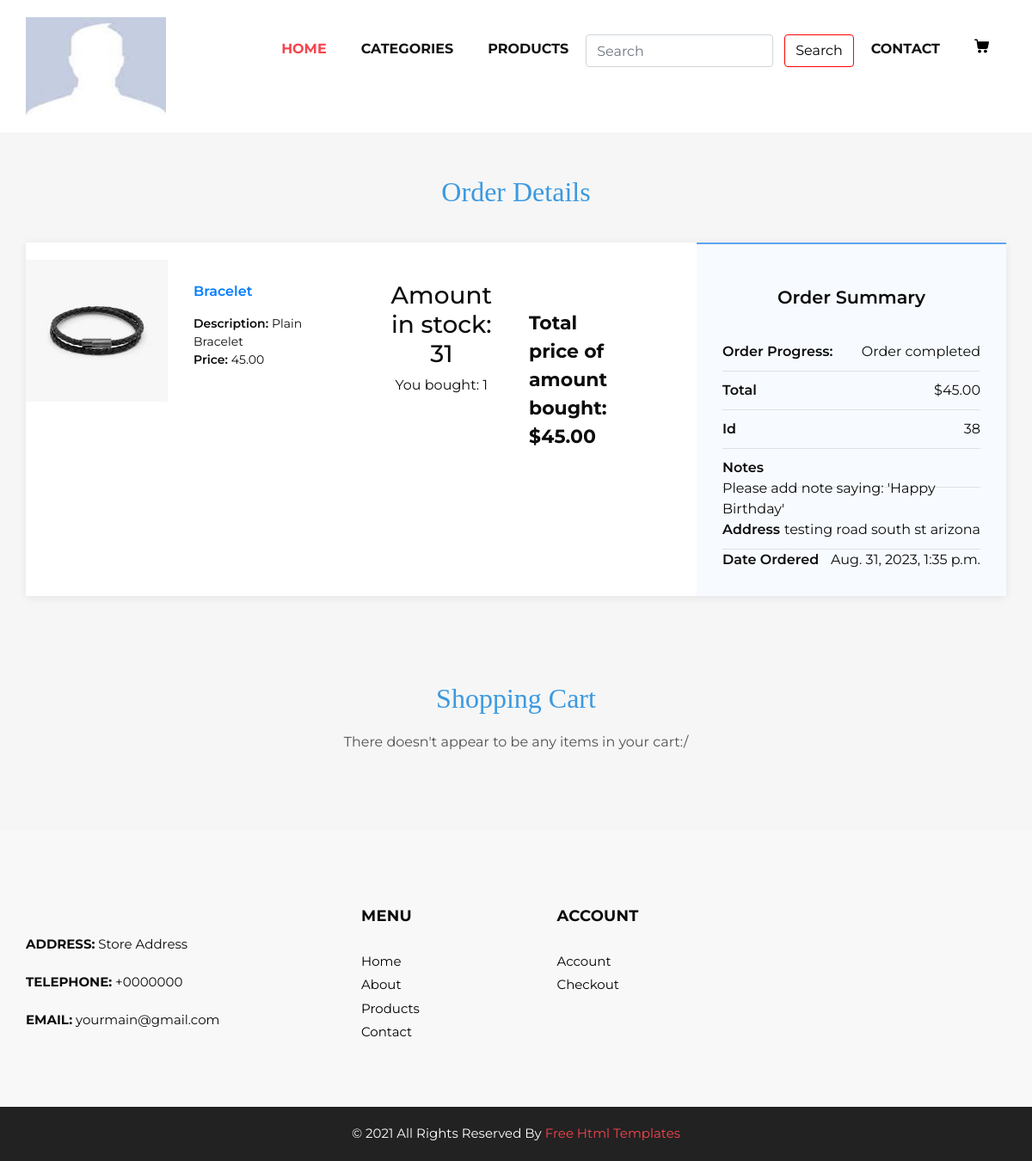
The app's page /store/profile/order/history/38/ (signed in) with its own data.
### accounts/models.py (models this page shows, shortened)
class User(AbstractUser):
    email = models.EmailField(max_length=254, unique=True)
    username = models.CharField(max_length=150, blank=True, unique=False)
    profile_img = models.ImageField(null=True, blank=True, upload_to='images/', default='images/default/default.jpg')
    @property
    def imageURL(self):
        try:
            url = self.profile_img.url
        except:
            url = ''
        return url
    USERNAME_FIELD = 'email'
    EMAIL_FIELD = 'email'
    REQUIRED_FIELDS = []

### store/models.py (models this page shows, shortened)
class OrderItem(models.Model):
    customer = models.ForeignKey(User, on_delete=models.CASCADE, null=True)
    product = models.ForeignKey(Product, on_delete=models.SET_NULL, blank=True, null=True, related_name='order_items')
    date_added = models.DateTimeField(auto_now_add=True)
    useless = models.IntegerField(blank=True, null=True, default=0)
    id = models.AutoField(primary_key=True)
    added_to_order = models.BooleanField(default=False, null=True, blank=True)
    quantity = models.IntegerField(default=0, null=True, blank=True)
    order = models.ForeignKey(Order, on_delete=models.SET_NULL, null=True)
    filter_item = models.IntegerField(default=0, null=True, blank=True)
    @property
    def order_item_price(self):
        var = self.quantity * self.product.price
        return var

class Order(models.Model):
    BOOL_CHOICES = ((True, 'Complete'), (False, 'Incomplete'))
    customer = models.ForeignKey(User, on_delete=models.CASCADE)
    id = models.AutoField(primary_key=True)
    address = models.CharField(max_length=200, null=True)
    notes = models.TextField(max_length=300, null=True)
    date_ordered = models.DateTimeField(auto_now_add=True, null=True)
    complete = models.BooleanField(default=False, null=True, blank=True, choices=BOOL_CHOICES)

### products/models.py (models this page shows, shortened)
class Product(models.Model):
    BOOL_CHOICES = ((True, 'Display'), (False, 'Keep Hidden'))
    product_category = models.ForeignKey(Categories, on_delete=models.SET_NULL, null=True, related_name='categories', blank=True)
    title = models.CharField(max_length=100)
    image = models.ImageField(null=True, blank=True, upload_to='images/')
    description = models.TextField(max_length=250)
    price = models.DecimalField(max_digits=12, decimal_places=2)
    stock = models.IntegerField(default=0)
    created_at = models.DateTimeField(auto_now_add=True)
    display_product = models.BooleanField(null=True, default=False, choices=BOOL_CHOICES)
    id_hidden = models.IntegerField(default=0, null=True, blank=True)
    @property
    def imageURL(self):
        try:
            url = self.image.url
        except:
            url = ''
        return url
    class Meta:
        verbose_name_plural = 'Products'
        unique_together = ['title', 'product_category']

### store/views.py (the view)
# urls.py: path('profile/order/history/<slug:pk>/', CustomerOrderHistoryDetailView.as_view(), name='order_history_detail'),
class CustomerOrderHistoryDetailView(LoginRequiredMixin, DetailView):
    login_url = reverse_lazy('profile')
    template_name = 'store/customer_order_history_detail.html'
    model = Order
    context_object_name = 'order'
    def get_context_data(self, **kwargs):
        context = super().get_context_data(**kwargs)
        Orders = OrderItem.objects.filter(customer=self.request.user, order=self.kwargs['pk'])
        context['order_items'] = Orders
        cart_total = 0
        for item in Orders:
            cart_total += item.order_item_price
        context['cart_total'] = cart_total
        return context

### store/templates/store/customer_order_history_detail.html (shortened to what this page needs)
{% extends 'store/storefront.html' %}
{% load static %}
{% block extralink %}<link rel="stylesheet" href="{% static 'css/store_css/cart.css' %}">{% endblock extralink %}
{% block content %}
<section class="shopping-cart dark">
    <div class="container">
       <div class="block-heading">
         <h2>Order Details</h2>
       </div>
       <div class="content">
            <div class="row">
                <div class="col-md-12 col-lg-8">
                    <div class="items">
                        {% for item in order_items %}
                        <div class="product">
                            <div class="row">
                                <div class="col-md-3">
                                    <img class="img-fluid mx-auto d-block image" src="{{ item.product.imageURL}}">
                                </div>
                                <div class="col-md-8">
                                    <div class="info">
                                        <div class="row">
                                            <div class="col-md-5 product-name">
                                                <div class="product-name">
                                                    <a href="{% url 'product_detail_store' item.product.id %}">{{ item.product.title }}</a>
                                                    <div class="product-info">
                                                        <div>Description: <span class="value">{{ item.product.description|truncatewords:20 }}</span></div>
                                                        <div>Price: <span class="value">{{ item.product.price }}</span></div>
                                                    </div>
                                                </div>
                                            </div>
                                            <div class="col-md-4 quantity">
                                                <h3>Amount in stock: {{ item.product.stock }}</h3>
                                                <label for="quantity">You bought: {{ item.quantity }}</label>
                                            </div>
                                            <div class="col-md-3 price">
                                                <span>Total price of amount bought: ${{ item.order_item_price }}</span>
                                            </div>
                                        </div>
                                    </div>
                                </div>
                            </div>
                        </div>
                        {% endfor %}
                    </div>
                </div>
                <div class="col-md-12 col-lg-4">
                    <div class="summary">
                        <h3>Order Summary</h3>
                        <div class="summary-item"><span class="text">Order Progress:</span><span class="price">{% if order.complete == False %}
                            Order is in progress
                            {% else %}
                            Order completed
                            {% endif %}</span></div>
                        <div class="summary-item"><span class="text">Total</span><span class="price">${{ cart_total}}</span></div>
                        <div class="summary-item"><span class="text">Id</span><span class="price">{{ order.id }}</span></div>
                        <div class="summary-item"><span class="text">Notes</span><span class="price">{{ order.notes }}</span></div>
                        <div class="summary-item"><span class="text">Address</span><span class="price">{{ order.address }}</span></div>
                        <div class="summary-item"><span class="text">Date Ordered</span><span class="price">{{ order.date_ordered }}</span></div>
                    </div>
                </div>
            </div>
        </div>
    </div>
</section>
<section class="shopping-cart dark">
    <div class="container">
       <div class="block-heading">
         <h2>Shopping Cart</h2>
         <p>There doesn't appear to be any items in your cart:/</p>
       </div>
    </div>
</section>
{% endblock content %}

### store/templates/store/storefront.html (shortened to what this page needs)
{% load static %}
{% load bootstrap4 %}
{% bootstrap_css %}
<!DOCTYPE html>
<html lang="en">
   <head>
      <link rel="stylesheet" type="text/css" href="{% static 'css/store_css/bootstrap.css' %}" />
      <link href="{% static 'css/store_css/style.css' %}" rel="stylesheet" />
      <link href="{% static 'css/store_css/responsive.css' %}" rel="stylesheet" />
      {% block extralink %}{% endblock extralink %}
   </head>
   <body>
      <div class="hero_area">
         <header class="header_section">
            <div class="container">
               <nav class="navbar navbar-expand-lg custom_nav-container ">
                  <a class="navbar-brand" href="{% url 'profile' %}">
                     {% if user.is_authenticated %}
                     <img width="250" src="{{ request.user.imageURL }}" alt="#" />
                     {% else %}
                     <img width="250" src="{% static 'images/default/default.jpg' %}" alt="#" />
                  {% endif %}</a>
                  <div class="collapse navbar-collapse" id="navbarSupportedContent">
                     <ul class="navbar-nav">
                        <li class="nav-item active">
                           <a class="nav-link" href="{% url 'storefront' %}">Home <span class="sr-only">(current)</span></a>
                        </li>
                        <li class="nav-item">
                           <a href="{% url 'store_categories_list' %}" class="nav-link">Categories</a>
                        </li>
                        <li class="nav-item">
                           <a class="nav-link" href="{% url 'all_products' %}">Products</a>
                        </li>
                        <li class="nav-item">
                           <form class="d-flex" action="{% url 'store_search_results' %}" method="get">
                              <input class="form-control me-2" type="search" name="q" placeholder="Search" aria-\
                              label="Search" >
                              <button class="btn btn-outline-success search_input" type="submit">Search</button>
                           </form>
                        </li>
                        <li class="nav-item">
                           <a class="nav-link" href="{% url 'store_contact' %}">Contact</a>
                        </li>
                        <li class="nav-item">
                           <a class="nav-link" href="{% url 'cart' %}">
                           </a>
                        </li>
                     </ul>
                  </div>
               </nav>
            </div>
         </header>
         {% block content %}{% endblock content %}
      <footer>
         <div class="container">
            <div class="row">
               <div class="col-md-4">
                   <div class="full">
                      <div class="information_f">
                        <p><strong>ADDRESS:</strong> Store Address </p>
                        <p><strong>TELEPHONE:</strong> +0000000</p>
                        <p><strong>EMAIL:</strong> yourmain@gmail.com</p>
                      </div>
                   </div>
               </div>
               <div class="col-md-8">
                  <div class="row">
                  <div class="col-md-7">
                     <div class="row">
                        <div class="col-md-6">
                     <div class="widget_menu">
                        <h3>Menu</h3>
                        <ul>
                           <li><a href="{% url 'storefront' %}">Home</a></li>
                           <li><a href="#">About</a></li>
                           <li><a href="{% url 'all_products' %}">Products</a></li>
                           <li><a href="{% url 'store_contact' %}">Contact</a></li>
                        </ul>
                     </div>
                  </div>
                  <div class="col-md-6">
                     <div class="widget_menu">
                        <h3>Account</h3>
                        <ul>
                           <li><a href="{% url 'profile' %}">Account</a></li>
                           <li><a href="{% url 'cart' %}">Checkout</a></li>
                        </ul>
                     </div>
                  </div>
                     </div>
                  </div>
                  </div>
               </div>
            </div>
         </div>
      </footer>
      <div class="cpy_">
         <p>© 2021 All Rights Reserved By <a href="https://html.design/">Free Html Templates</a></p>
      </div>
   </body>
</html>

### records on screen
User: user.imageURL (placeholder picture)
OrderItem: product.imageURL (picture), product "Bracelet", product.description "Plain Bracelet", product.price "45.00", product.stock "31", quantity "1", order_item_price "45.00"
Order: id "38", notes "Please add note saying: 'Happy Birthday'", address "testing road south st arizona", date_ordered "Aug. 31, 2023, 1:35 p.m."

### other values on screen
{{ cart_total }} "45.00"
